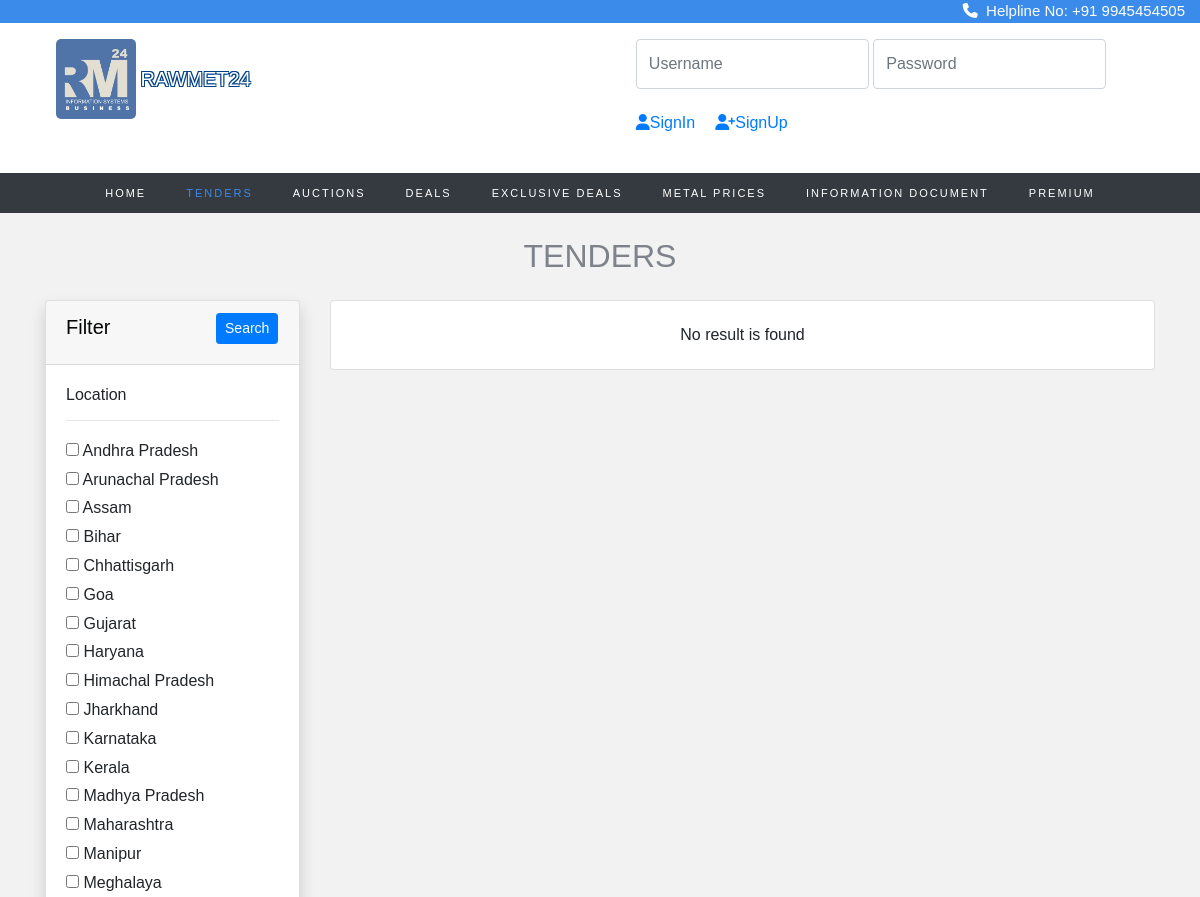
The page /tender/tender_search.php?locations=Gujarat (upper part) on the database as committed earlier.
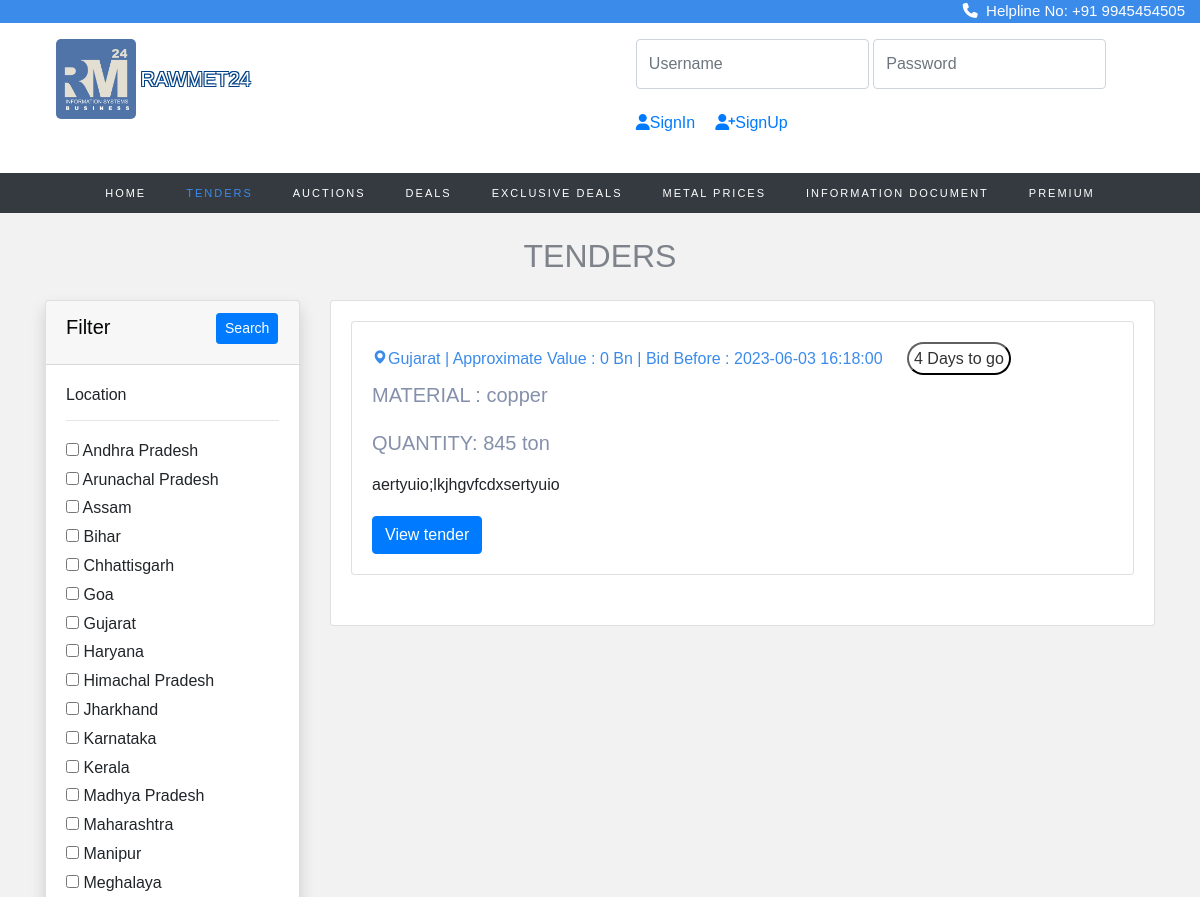
The same page on the database as committed later.
### tables this page shows
CREATE TABLE `location` (
  `state_id` int(11) NOT NULL,
  `state_name` varchar(50) DEFAULT NULL
);

CREATE TABLE `tenders` (
  `id` int(11) NOT NULL,
  `category` varchar(255) DEFAULT NULL,
  `infoId` varchar(255) DEFAULT NULL,
  `ownership` varchar(255) DEFAULT NULL,
  `tenderLocation` varchar(255) DEFAULT NULL,
  `sector` varchar(255) DEFAULT NULL,
  `tenderNumber` int(255) DEFAULT NULL,
  `tenderDesc` text DEFAULT NULL,
  `material` varchar(255) DEFAULT NULL,
  `quantity` varchar(255) NOT NULL,
  `publishingDatetime` datetime DEFAULT NULL,
  `startDatetime` datetime DEFAULT NULL,
  `endDatetime` datetime DEFAULT NULL,
  `emdType` varchar(255) DEFAULT NULL,
  `emdAmt` int(11) DEFAULT NULL,
  `tenderValue` int(255) NOT NULL,
  `companyName` varchar(255) DEFAULT NULL,
  `location` varchar(255) DEFAULT NULL,
  `street` varchar(255) DEFAULT NULL,
  `city` varchar(255) DEFAULT NULL,
  `telephone` varchar(255) DEFAULT NULL,
  `email` varchar(255) DEFAULT NULL,
  `contactPerson` varchar(255) DEFAULT NULL,
  `img` varchar(300) NOT NULL,
  `file` varchar(300) NOT NULL
);

### tender/tender_search.php (the view, shortened to what the changed rows need)
<!doctype html>
<html lang="en">
  <head>
    <link rel="stylesheet" href="https://cdn.jsdelivr.net/npm/bootstrap@4.0.0/dist/css/bootstrap.min.css">
<link rel="stylesheet" href="https://stackpath.bootstrapcdn.com/font-awesome/4.7.0/css/font-awesome.min.css">
<link rel="stylesheet" href="https://cdnjs.cloudflare.com/ajax/libs/font-awesome/4.7.0/css/font-awesome.min.css">
<link rel="stylesheet" href="css/style.css">
<link rel="stylesheet" href="css/_buttons.scss">
<link rel="stylesheet" href="css/buttons.scss">
<link rel="stylesheet" href="css/auction.css">
<link rel="stylesheet" href="css/reboot.scss">
<link rel="stylesheet" href="https://cdnjs.cloudflare.com/ajax/libs/font-awesome/6.4.0/css/all.min.css">
<link href='https://unpkg.com/boxicons@2.1.4/css/boxicons.min.css' rel='stylesheet'>
<link rel="stylesheet" href="https://cdnjs.cloudflare.com/ajax/libs/font-awesome/4.7.0/css/font-awesome.min.css">
<link rel="stylesheet" type="text/css" href="https://stackpath.bootstrapcdn.com/bootstrap/4.4.1/css/bootstrap.min.css">
<link rel="stylesheet" type="text/css" href="https://pixinvent.com/stack-responsive-bootstrap-4-admin-template/app-assets/css/bootstrap-extended.min.css">
<link rel="stylesheet" type="text/css" href="https://pixinvent.com/stack-responsive-bootstrap-4-admin-template/app-assets/fonts/simple-line-icons/style.min.css">
</head>
</head>
<body>
<section class="home">
<br>
 <center>
 <h2 style="color: #7e828b;">TENDERS</h2> </center>
    <div class="container">
        <div class="row">
            <div class="col-md-3">
                <form action="tender_search.php?l=" method="GET">
                    <div class="card shadow mt-3">
                        <div class="card-body">
                            <h6>Location</h6>
                            <hr>
                            <?php
                            $con = mysqli_connect("localhost", "root", "", "registration_db");
                            $brand_query = "SELECT * FROM location";
                            $brand_query_run = mysqli_query($con, $brand_query);
                            if (mysqli_num_rows($brand_query_run) > 0) {
                                foreach ($brand_query_run as $locationlist) {
                                    ?>
                                    <div id="checkbox">
                                        <input type="checkbox" name="locations" value="<?= $locationlist['state_name']; ?>"
                                            ?>>
                                        <?= $locationlist['state_name']; ?>
                                    </div>
                                    <?php
                                }
                            } else {
                                echo "No locations Found";
                            }
                            ?>
                        </div>
                    </div>
                </form>
            </div>
            <div class="col-md-9 mt-3">
                <div class="card ">
                    <div class="card-body row">
                        <?php
                        if (isset($_GET['locations'])) {
                            $branchecked = [];
                            $branchecked[0] = $_GET['locations'];
                            foreach ($branchecked as $rowbrand) {
                                 $sql = "SELECT * FROM tenders WHERE tenderLocation='".$rowbrand."'";
                                $result = mysqli_query($con, $sql);
                                if (mysqli_num_rows($result) > 0) {
                                    foreach ($result as $row):
                                        ?>
                                       <div class="col-md-12 grid-margin stretch-card">
                    <div class="card">
                    <div class="card-body">
                    <h6 style="color:#3b8beb; "> <i class='bx bxs-map'></i><?php echo $row['tenderLocation'];?>
                    | Approximate Value : <?php echo $row['tenderValue'];?> Bn | Bid Before : <?php echo $row['endDatetime'];?> <button style="padding:5px ;border-color: #0c0c0c; border-radius: 20px; color: #333131; background-color: #ffffff; margin-left: 20px;">4 Days to go</button></h6>
                        <h5 style="color:#8590aa; font-family: 'Montserrat', sans-serif;"> MATERIAL :&nbsp<?php echo $row['material'];?><br> <br> <p>QUANTITY:&nbsp<?php echo $row['quantity'];?></p></h5>
                        <p><?php echo $row['tenderDesc'];?></p>
    <a href="tend_page.php?g=<?php echo $row['id'];?>"><button class="btn btn-primary" type="submit">View tender</button></a></h6>
                      </div>
                    </div>
                  </div>
                                        <?php
                                    endforeach;
                                } else{
                                  echo "No result is found";
                                }
                            }
                        } else {
                          if(isset($_GET['search'])){
                            $a = $_GET['search'];
                            $sql = "select * from tenders WHERE material LIKE '$a%' OR tenderDesc LIKE '$a%' ";
                               $result = mysqli_query($con, $sql);
                               if (mysqli_num_rows($result) > 0) {
                                 while ($row = mysqli_fetch_assoc($result)) {
                                   ?>
                                    <div class="col-md-12 grid-margin stretch-card">
                    <div class="card">
                    <div class="card-body">
                    <h6 style="color:#3b8beb; "> <i class='bx bxs-map'></i><?php echo $row['tenderLocation'];?>
                    | Approximate Value : <?php echo $row['tenderValue'];?> Bn | Bid Before : <?php echo $row['endDatetime'];?> <button style="padding:5px ;border-color: #0c0c0c; border-radius: 20px; color: #333131; background-color: #ffffff; margin-left: 20px;">4 Days to go</button></h6>
                        <h5 style="color:#8590aa; font-family: 'Montserrat', sans-serif;"> MATERIAL :&nbsp<?php echo $row['material'];?><br> <br> <p>QUANTITY:&nbsp<?php echo $row['quantity'];?></p></h5>
                        <p><?php echo $row['tenderDesc'];?></p>
    <a href="tend_page.php?g=<?php echo $row['id'];?>"><button class="btn btn-primary" type="submit">View tender</button></a></h6>
                      </div>
                    </div>
                  </div>
                                   <?php
                                 }
                               }else{
                                echo "No result is found";
                               }
                             }}
                        ?>
                </div>
            </div>
        </div>
    </div>
    </div>
    <br><br>
</body>
</html>

Rows that differ between the two databases and show on the page:
added tenders: tenderLocation "Gujarat", tenderValue "0", endDatetime "2023-06-03 16:18:00", material "copper", quantity "845 ton", tenderDesc "aertyuio;lkjhgvfcdxsertyuio"
Other text that changed with them:
list line gone: "No result is found"
